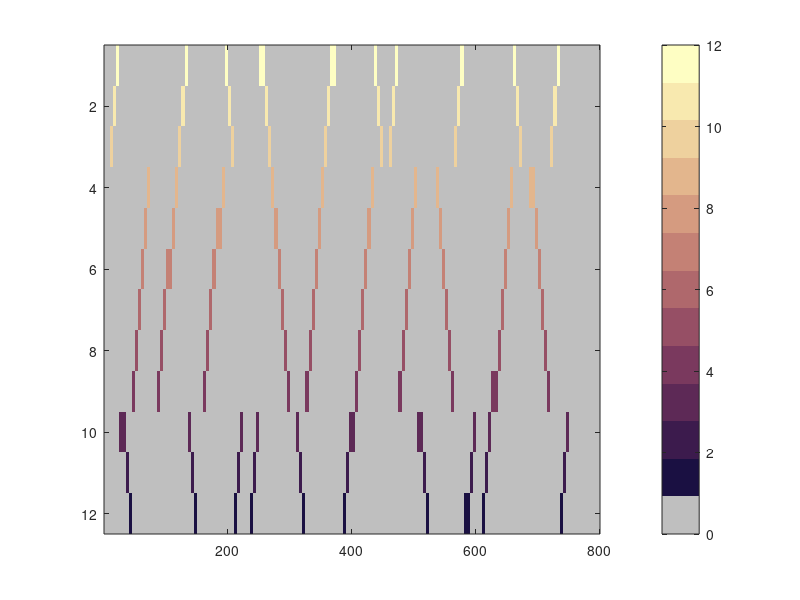

Reproduce this figure in MATLAB. (Note: this script raises an error after producing the figure.)

% Load stimulus image and paradigm files 
cd("/Volumes/gomez/data/tonotopy_game/code/figures_code/fig2b")
load("tones.mat")
load("stimImg.mat")
load("paradigm.mat")

% Update stim image with tones
for j = 1:size(stimImg,2)
    time_arr = stimImg(:,j);
    i = find(time_arr==1);
    % stimImg(i,j) = paradigm(j);
    stimImg(i,j) = i;
end

% Custom color map
% colors = [
% 0.75      0.75     0.75     % add white for zeros
% 0.1020 0.0627 0.2588
% 0.2667 0.1137 0.3098
% 0.4078 0.1804 0.3490
% 0.5373 0.2627 0.3804
% 0.6510 0.3647 0.4118
% 0.7490 0.4784 0.4471
% 0.8314 0.6000 0.4941
% 0.8980 0.7294 0.5608
% 0.9529 0.8627 0.6471
% 0.9961 0.9961 0.7647
% ];

colors = [
0.75   0.75   0.75  % gray for plotting silence
0.1020 0.0627 0.2588
0.2367 0.1044 0.3005
0.3630 0.1594 0.3362
0.4784 0.2253 0.3668
0.5890 0.3091 0.3950
0.6866 0.4061 0.4246
0.7677 0.5060 0.4600
0.8350 0.6082 0.5017
0.8895 0.7118 0.5547
0.9349 0.8177 0.6198
0.9714 0.9130 0.6845
0.9961 0.9961 0.7647
];

% Pad stimImg with zeros for plotting 
stimImg_new = [stimImg,zeros(size(stimImg,1),10)]; 

% Plot
figure;
imagesc(flipud(stimImg_new))
colormap(colors)
colorbar
clim([0,length(tones)])
set(gca, 'ColorScale', 'log');
ylabel("Frequency (Hz)")
xlabel("Time (s)")
yticks(1:length(tones))
yticklabels(fliplr(tones))
title("Stimulus Image")
xticks([1 200 400 600 800])
xticklabels([0 100 200 300 400])
% xticklabels([1:2:length(paradigm)/2]*30)

% Visualization
box off
ax = gca;
ax.FontSize=14;
set(gca,'TickDir','out');
f = gcf;
f.Position(3:4)= [800  400];
ax.LineWidth = 1; 
set(gca,'ColorScale','linear')
